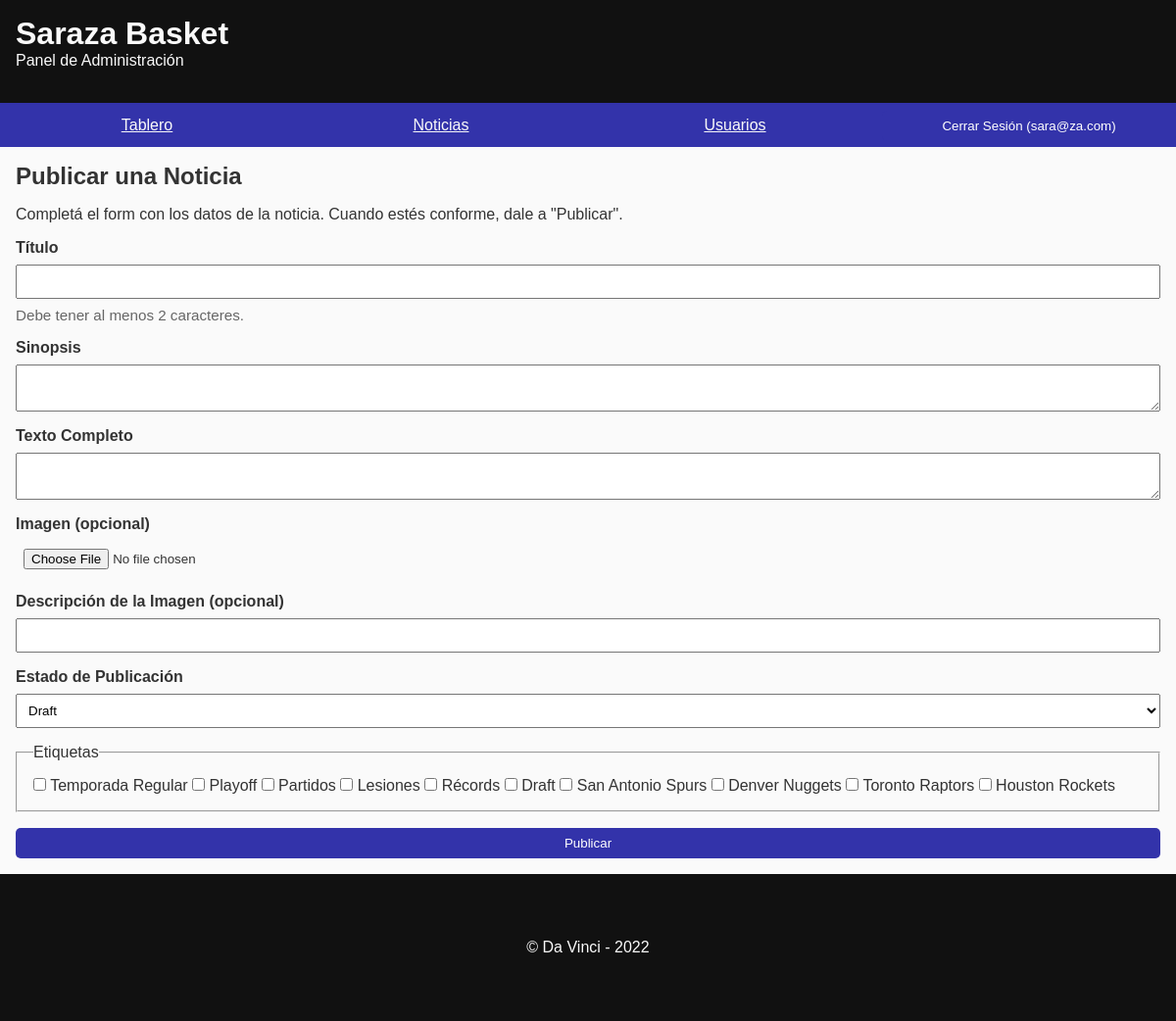
/admin/index.php?s=noticias-publicar (signed in), run on the app's committed database.
### tables this page shows
CREATE TABLE `usuarios` (
  `usuario_id` int(10) UNSIGNED NOT NULL,
  `rol_fk` tinyint(3) UNSIGNED NOT NULL,
  `email` varchar(255) NOT NULL,
  `password` varchar(255) NOT NULL,
  `username` varchar(60) DEFAULT NULL
);

CREATE TABLE `etiquetas` (
  `etiqueta_id` tinyint(3) UNSIGNED NOT NULL,
  `nombre` varchar(25) NOT NULL
);

### bootstrap/autoload.php (called while the page is built, shortened)
<?php
spl_autoload_register(function(string $className) {
	$classesDir = __DIR__ . '/..';
	$classPath = str_replace('DaVinci', 'classes', $className);
	$classPath = $classesDir . '/' . $classPath . '.php';
});

### classes/Auth/Auth.php (called while the page is built, shortened)
<?php
class Auth
{
	private ?Usuario $usuario = null;
	public function autenticado(): bool
	{
		return isset($_SESSION['usuario_id']);
	}
	public function getUsuario(): ?Usuario
	{
		if(!$this->usuario) {
			$this->usuario = (new Usuario)->traerPorId($_SESSION['usuario_id']);
		}
		return $this->usuario;
	}
}

### classes/Models/Modelo.php (called while the page is built, shortened)
<?php
class Modelo
{
	protected string $table = "";
	protected string $primaryKey = "";
	public function todo(): array
	{
		$db = DB::getConexion();
		$query = "SELECT * FROM " . $this->table;
		$stmt = $db->prepare($query);
		$stmt->execute();
		$stmt->setFetchMode(PDO::FETCH_CLASS, static::class);
		return $stmt->fetchAll();
	}
	public function traerPorId(int $id): self|null
	{
		$db = DB::getConexion();
		$query = "SELECT * FROM " . $this->table . "
				WHERE " . $this->primaryKey . " = ?";
		$stmt = $db->prepare($query);
		$stmt->execute([$id]);
		$stmt->setFetchMode(PDO::FETCH_CLASS, static::class);
		$obj = $stmt->fetch();
		return $obj;
	}
}

### classes/Models/Usuario.php (called while the page is built, shortened)
<?php
class Usuario extends Modelo
{
	private string $email;
	public function getEmail(): string
	{
		return $this->email;
	}
}

### classes/Models/EstadoPublicacion.php (called while the page is built, shortened)
<?php
class EstadoPublicacion extends Modelo
{
	private int $estado_publicacion_id;
	private string $nombre;
	public function getEstadoPublicacionId(): int
	{
		return $this->estado_publicacion_id;
	}
	public function getNombre(): string
	{
		return $this->nombre;
	}
}

### classes/Models/Etiqueta.php (called while the page is built, shortened)
<?php
class Etiqueta extends Modelo
{
	private int $etiqueta_id;
	private string $nombre;
	public function getEtiquetaId(): int
	{
		return $this->etiqueta_id;
	}
	public function getNombre(): string
	{
		return $this->nombre;
	}
}

### admin/views/noticias-publicar.php (the view, shortened to what this page needs)
<?php
$estados = (new EstadoPublicacion)->todo();
$etiquetas = (new Etiqueta)->todo();
$errores = $_SESSION['errores'] ?? [];
$dataForm = $_SESSION['data-form'] ?? ['estado_publicacion_fk' => null];
?>
<section class="container">
	<h1 class="mb-1">Publicar una Noticia</h1>
	<p class="mb-1">Completá el form con los datos de la noticia. Cuando estés conforme, dale a "Publicar".</p>
	<form action="acciones/noticias-publicar.php" method="post" enctype="multipart/form-data">
		<div class="form-fila">
			<label for="titulo">Título</label>
			<input
				type="text"
				id="titulo"
				name="titulo"
				class="form-control"
				aria-describedby="help-titulo <?= isset($errores['titulo']) ? 'error-titulo' : '';?>"
				value="<?= $dataForm['titulo'] ?? null;?>"
			>
			<div class="form-help" id="help-titulo">Debe tener al menos 2 caracteres.</div>
		</div>
		<div class="form-fila">
			<label for="sinopsis">Sinopsis</label>
			<textarea
				id="sinopsis"
				name="sinopsis"
				class="form-control"
				<?php if(isset($errores['sinopsis'])): ?> aria-describedby="error-sinopsis" <?php endif;?>
			><?= $dataForm['sinopsis'] ?? null;?></textarea>
		</div>
		<div class="form-fila">
			<label for="texto">Texto Completo</label>
			<textarea
				id="texto"
				name="texto"
				class="form-control"
				<?php if(isset($errores['texto'])): ?> aria-describedby="error-texto" <?php endif;?>
			><?= $dataForm['texto'] ?? null;?></textarea>
		</div>
		<div class="form-fila">
			<label for="imagen">Imagen (opcional)</label>
			<input
				type="file"
				id="imagen"
				name="imagen"
				class="form-control"
			>
		</div>
		<div class="form-fila">
			<label for="imagen_descripcion">Descripción de la Imagen (opcional)</label>
			<input
				type="text"
				id="imagen_descripcion"
				name="imagen_descripcion"
				class="form-control"
				value="<?= $dataForm['imagen_descripcion'] ?? null;?>"
			>
		</div>
		<div class="form-fila">
			<label for="estado_publicacion_fk">Estado de Publicación</label>
			<select name="estado_publicacion_fk" id="estado_publicacion_fk" class="form-control">
			<?php
			foreach($estados as $estado):
			?>
				<option
					value="<?= $estado->getEstadoPublicacionId();?>"
					<?= $estado->getEstadoPublicacionId() == $dataForm['estado_publicacion_fk'] ? 'selected' : '';?>
				>
					<?= $estado->getNombre();?>
				</option>
			<?php
			endforeach;
			?>
			</select>
		</div>
		<fieldset>
			<legend>Etiquetas</legend>
			<?php
			foreach($etiquetas as $etiqueta):
			?>
			<label>
				<input
					type="checkbox"
					name="etiquetas[]"
					value="<?= $etiqueta->getEtiquetaId();?>"
					<?= in_array($etiqueta->getEtiquetaId(), $dataForm['etiquetas'] ?? [])
						? 'checked'
						: '';?>
				>
				<?= $etiqueta->getNombre();?>
			</label>
			<?php
			endforeach;
			?>
		</fieldset>
		<button type="submit" class="button">Publicar</button>
	</form>
</section>

### admin/index.php (shortened to what this page needs)
<?php
$view = $_GET['s'] ?? 'dashboard';
$auth = new Auth;
?>
<!DOCTYPE html>
<html lang="es">
<head>
    <link rel="stylesheet" href="../css/estilos.css">
</head>
<body>
    <header id="main-header">
        <p class="brand">Saraza Basket</p>
        <p>Panel de Administración</p>
    </header>
    <nav id="main-nav">
        <div class="container-fixed">
            <?php
            if($auth->autenticado()):
            ?>
            <ul>
                <li><a href="index.php?s=dashboard">Tablero</a></li>
                <li><a href="index.php?s=noticias">Noticias</a></li>
                <li><a href="index.php?s=usuarios">Usuarios</a></li>
                <li>
                    <form action="acciones/cerrar-sesion.php" method="post">
                        <button type="submit" class="button">Cerrar Sesión (<?= $auth->getUsuario()->getEmail();?>)</button>
                    </form>
                </li>
            </ul>
            <?php
            endif;
            ?>
        </div>
    </nav>
    <main class="main-content">
        <?php
        require 'views/' . $view . '.php';
        ?>
    </main>
    <footer id="main-footer">
        <p>&copy; Da Vinci - 2022</p>
    </footer>
</body>
</html>

### css/estilos.css (style rules this page uses)
:root { --bg-main: #33a; --bg-nav: #336; --bg-footer: #333; --color-alert: #c00; --msg-error-text: #900; --msg-info-bg: #00a; --msg-info-text: #aaf; --msg-success-bg: #060; --msg-success-text: #cfc; }
* { margin: 0; padding: 0; -webkit-box-sizing: border-box; -moz-box-sizing: border-box; box-sizing: border-box; }
html { height: 100%; }
body { font-family: Verdana, Arial, sans-serif; display: grid; min-height: 100%; grid-template-columns: 100%; grid-template-rows: 105px 90px 1fr 150px; }
p { margin-bottom: .75rem; }
ul { margin-bottom: 1rem; }
.container, .container-full { padding: 1rem; }
.brand { margin-bottom: 0; font-size: 2rem; font-weight: 700; }
#main-header { padding: 1em; background-color: #111; color: #fafafa; }
#main-nav { background-color: var(--bg-main); }
#main-nav ul { display: flex; flex-wrap: wrap; margin-bottom: 0; list-style: none; text-align: center; }
#main-nav ul li { width: 50%; height: 45px; line-height: 45px; }
#main-nav ul li a { display: block; color: #fafafa; }
.main-content { min-height: 100%; background-color: #fafafa; color: #333; }
#main-footer { height: 150px; background-color: #111; color: #fafafa; line-height: 150px; text-align: center; }
#main-footer p { margin-bottom: 0; }
fieldset { padding: 1rem; margin-bottom: 1rem; }
.form-fila { margin-bottom: 1em; }
.form-fila label { display: block; margin-bottom: .5rem; font-weight: 700; }
.form-control { display: block; width: 100%; padding: .5rem; }
.button { width: 100%; padding: .5rem 1rem; border: 0; border-radius: 5px; background-color: var(--bg-main); color: #fff; }
.mb-1 { margin-bottom: 1rem; }
.form-help { color: #666; margin-top: .5rem; font-size: .95rem; }
@media all and (min-width: 41.25em) { body { grid-template-rows: 105px 45px 1fr 150px; } }
@media all and (min-width: 41.25em) { #main-nav ul li { width: 25%; } }
@media all and (min-width: 68.75em) { .main-content, #main-content-admin, .container-fixed { max-width: 1500px; width: 100%; margin: auto; } }

### data on the page
usuarios: email "sara@za.com"
etiquetas: nombre "Temporada Regular"
etiquetas: nombre "Playoff"
etiquetas: nombre "Partidos"
etiquetas: nombre "Lesiones"
etiquetas: nombre "Récords"
etiquetas: nombre "Draft"
etiquetas: nombre "San Antonio Spurs"
etiquetas: nombre "Denver Nuggets"
etiquetas: nombre "Toronto Raptors"
etiquetas: nombre "Houston Rockets"

### other printed values
form field estado_publicacion_fk "Draft"
